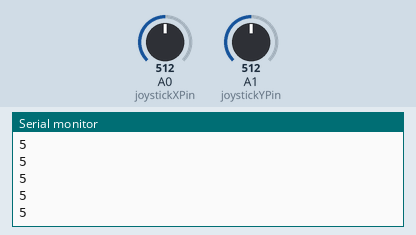
Recording of a sketch running on a simulated Arduino Uno, built with avr-gcc and run on an emulated ATmega328P. On the bench: the last lines printed to the serial monitor. Inputs (shaded band) come from the test bench; at power-on: A0 (joystickXPin) = 512, A1 (joystickYPin) = 512. No radio packets arrive unless stated.

Above: at 1.2 s.
1.3 s: A0 (joystickXPin) set to 610
At 2.2 s:
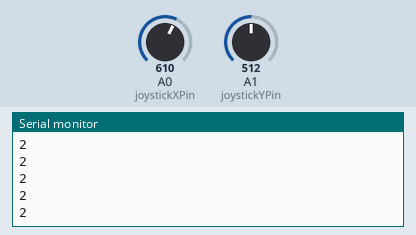
2.8 s: A1 (joystickYPin) set to 610
At 3.4 s:
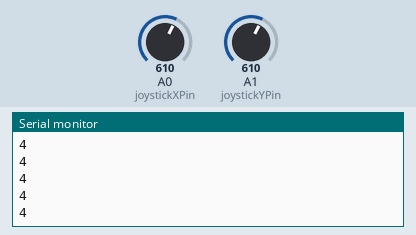
4.3 s: A1 (joystickYPin) set to 390
At 4.9 s:
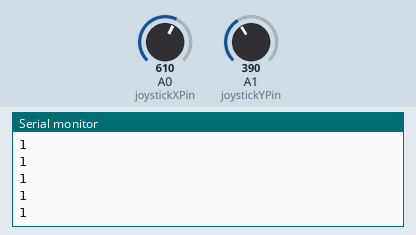
Timing chart, 0 to 7.3 s (numbered marks = the images above; inputs shaded):
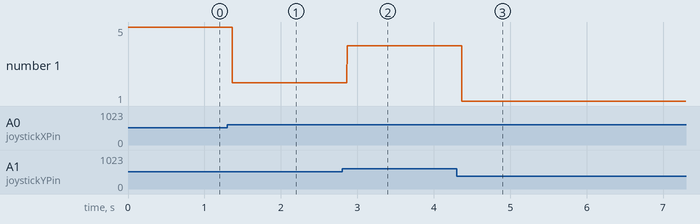

The sketch:

Transmitter.ino
```cpp
#include <SPI.h>
#include <nRF24L01.h>
 #include <RF24.h>
 RF24 radio(9, 10); // CE, CSN
 const int joystickXPin = A0;
 const int joystickYPin = A1;
 int joystickXValue;
 int joystickYValue;
 void setup() {
 Serial.begin(9600);
 radio.begin();
 radio.setPALevel(RF24_PA_LOW);
 const byte address[6] = "11010"; // Address for communication
 radio.openWritingPipe(address);
 }
 void loop() {
 joystickXValue = analogRead(joystickXPin);
 joystickYValue = analogRead(joystickYPin);
 int command = 5;
 // Map joystick values to commands
 if (joystickYValue < 400) {
 command = 1; // Forward
 } else if (joystickYValue > 600) {
 command = 4; // Backward
 } else if (joystickXValue < 400) {
 command = 3; // Left
 } else if (joystickXValue > 600) {
 command = 2; // Right
 }
 Serial.println(command);
 radio.write(&command, sizeof(command));
 }
```

Measured:
- after the input at 1.3 s, the serial monitor: prints a new line after 0.07 s (image 1)
- after the input at 2.8 s, the serial monitor: prints a new line after 0.07 s (image 2)
- after the input at 4.3 s, the serial monitor: prints a new line after 0.07 s (image 3)
- plotted number 1: 5 → 2 after the input at 1.3 s, 2 → 4 after the input at 2.8 s, 4 → 1 after the input at 4.3 s
